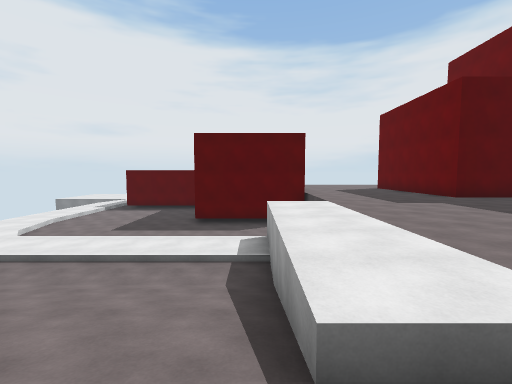
View 1 (above)

24 first-person views from a walk through a Unity game level. The camera is 1.3 m above the floor, tilts 4° down and sees 90° across. The floor is counted in squares, 2 m on a side. Each view is taken from the middle of a square. On the plan, view 1 faces up. The plan holds only what a view shows up to about 9 squares ahead; the rest is blank. The place goes on beyond the plan.

View 2
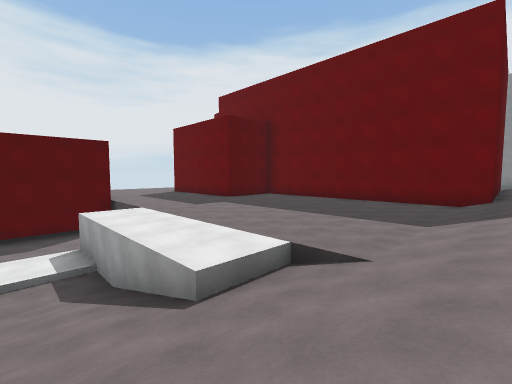

View 3
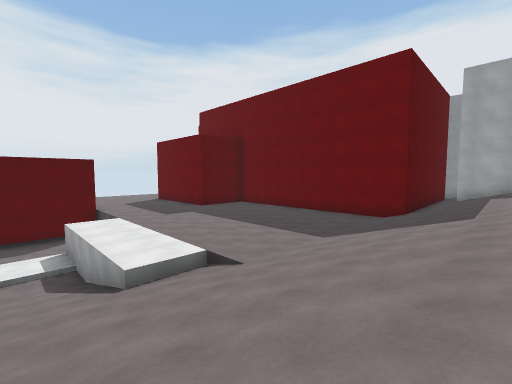

View 4
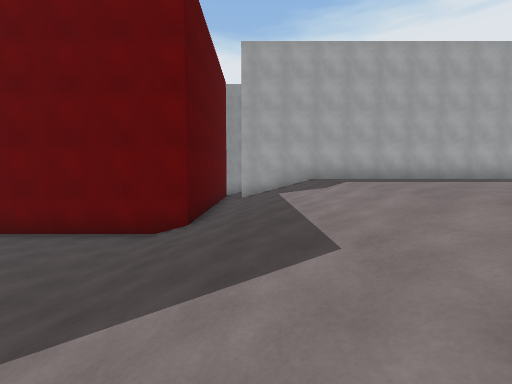

View 5
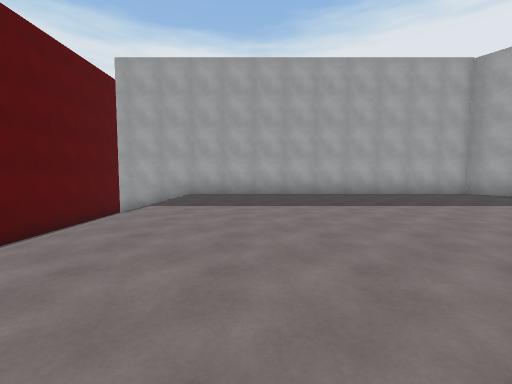

View 6
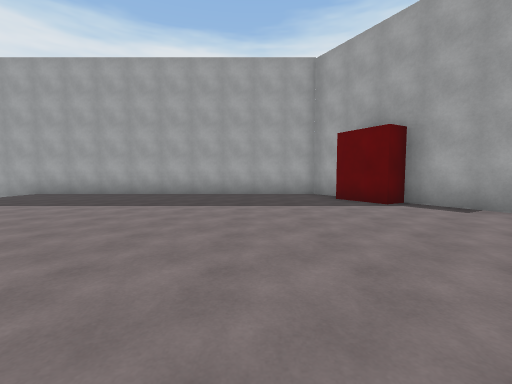

View 7
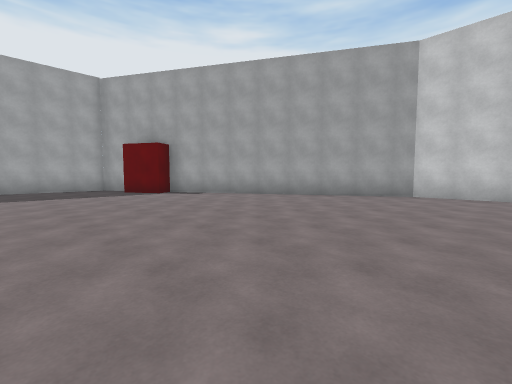

View 8
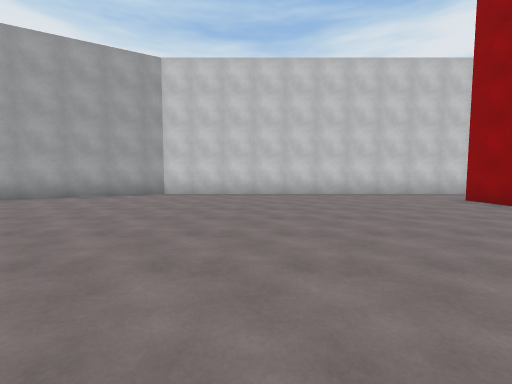

View 9
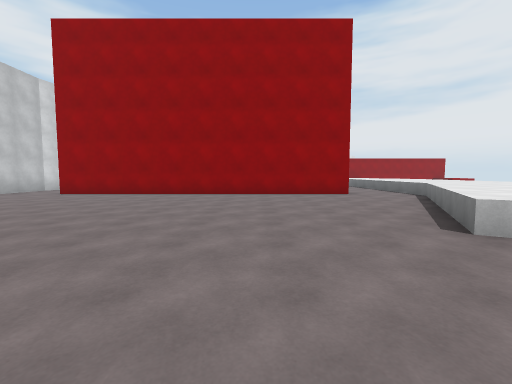

View 10
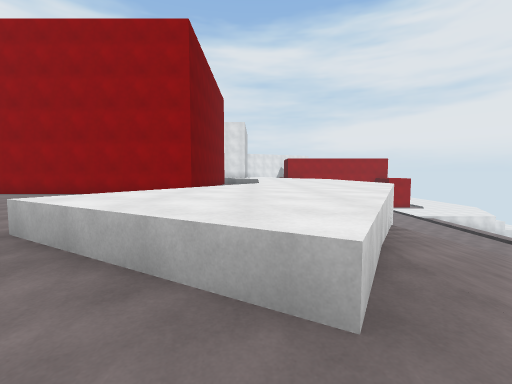

View 11
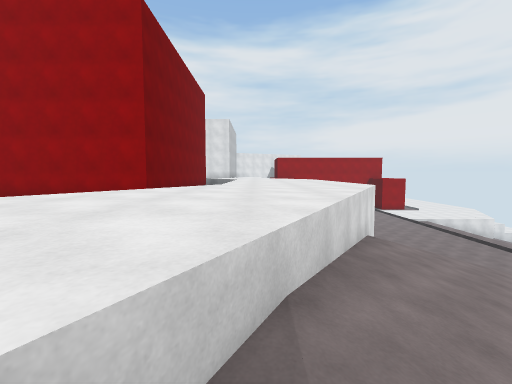

View 12
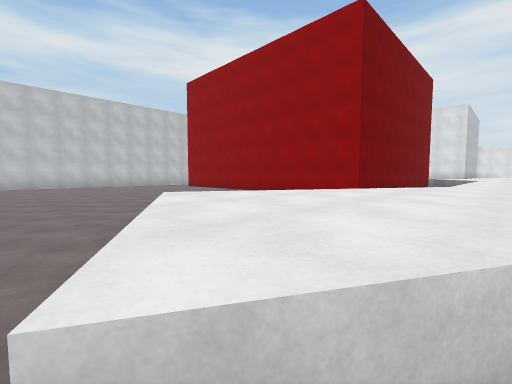

View 13
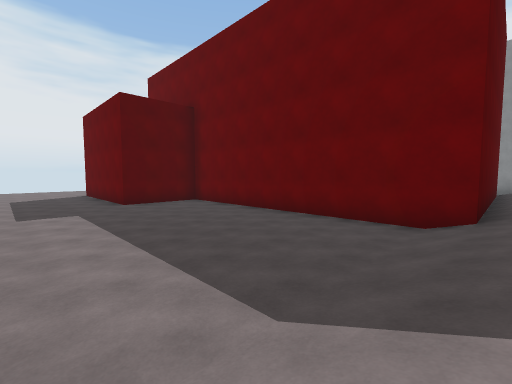

View 14
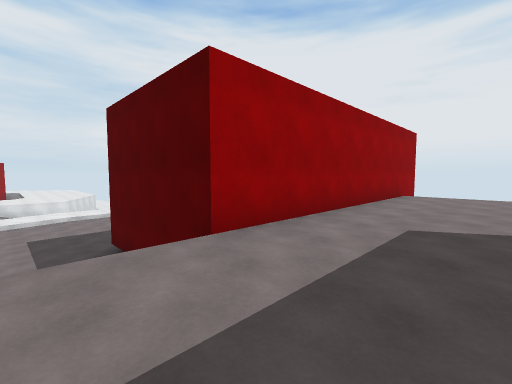

View 15
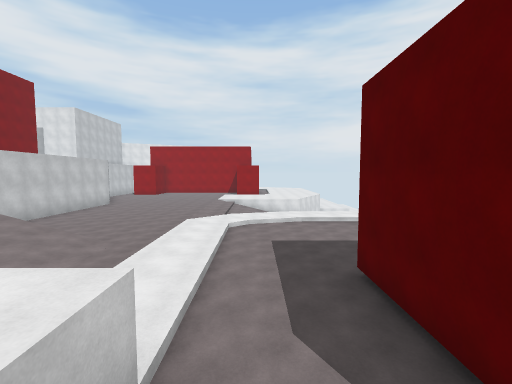

View 16
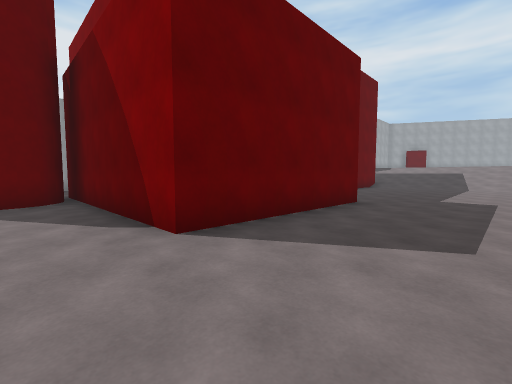

View 17
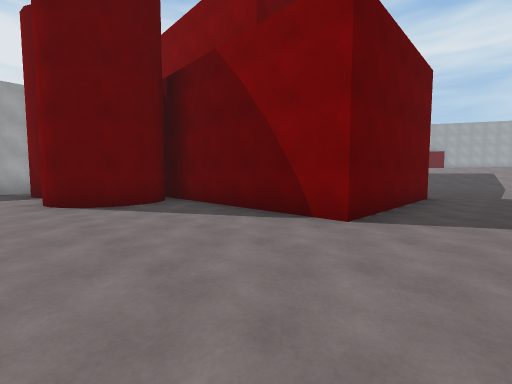

View 18
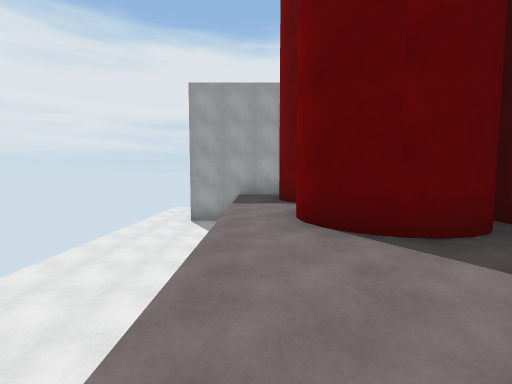

View 19
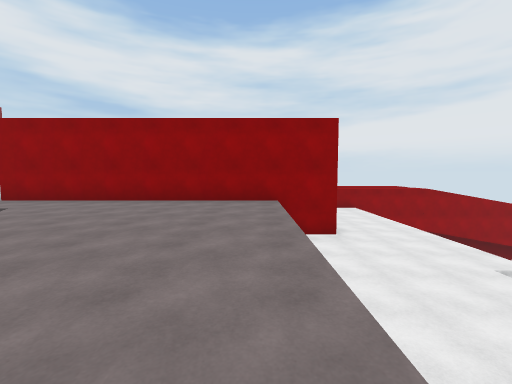

View 20
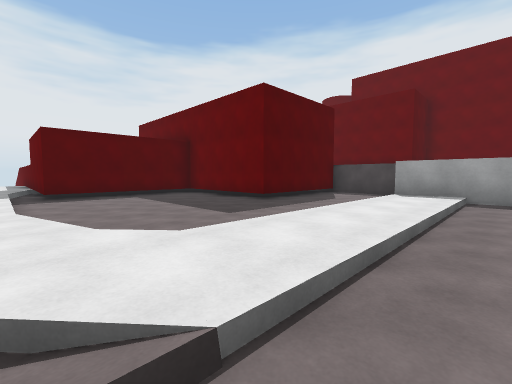

View 21
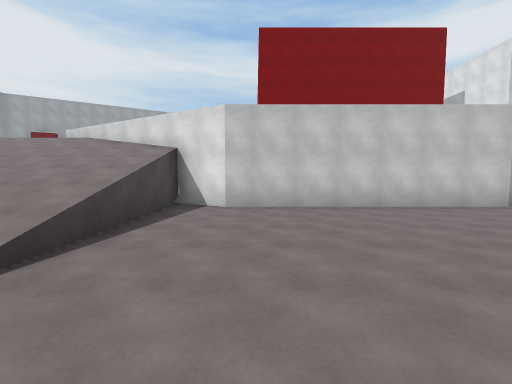

View 22
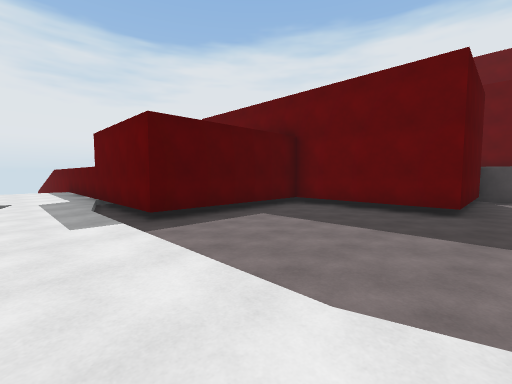

View 23
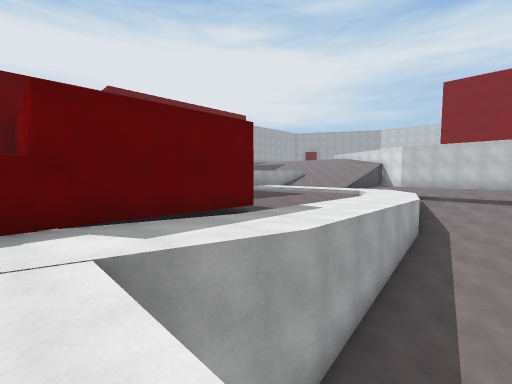

View 24
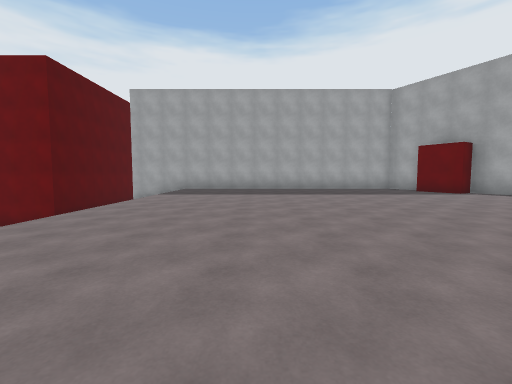

### Floor plan
Key: @ floor where view 1 was taken; # wall or solid block; . main floor; - floor 2 m lower than the main floor; _ floor 3.75 m lower than the main floor; < floor 4 m lower than the main floor; / step, stairs or slope; = window, fence, low wall or low ledge; ^ raised ledge; v drop or lower ground.
Columns run from 10 left of view 1 to 16 right of it. Each row starts with its distance up from view 1.
 16 _  _#      #vvvvvvvvvvvvv##
 15    _#      #--------------#
 14   //#      #--------##-## #
 13  /_/#####  #--------##
 12 //_/<<<<#  #---------##
 11 //_/<<<<#  #----######
 10 //_/<<<<#  #----#
  9 //_/<<<<####----#
  8 ////<<<<<<<<----#
  7 //=_<<<<<<<<----###
  6 ///_////////------#
  5 ///________-------#
  4   <<<<<<<<<-------#
  3   <<<</////-------#
  2  <<<<</////-------#
  1 <<<<<<//////------#
  0 <<<<<<////@///////#######
 -1 #####<////////////////////#
 -2    ####///////////////#
 -3    ### ^^/////////////#
 -4  ^^^^^^^^^^...........#
 -5 ^^^^^^^^^^^^..........#
 -6    ....^^^^...........#
 -7  ###....^^............#
 -8    #..................#
 -9    #..................#
-10    #..................#
-11    #..................#
-12    #..................#
-13    #................###
-14    #...............###
-15    #..............##
-16    #............###
-17    ...........###
-18    ..........##
-19   ############

Positions as (right, up) in squares from view 1, and headings:
1: (0, 0), facing up
2: (-1, -1), facing up-right
3: (-1, -3), facing up-right
4: (3, -2), facing right
5: (3, -6), facing right
6: (3, -11), facing right
7: (0, -10), facing down-right
8: (-1, -10), facing down
9: (2, -10), facing left
10: (2, -5), facing left
11: (1, -4), facing left
12: (1, -4), facing down-left
13: (3, -1), facing up-right
14: (4, 7), facing up-left
15: (2, 7), facing left
16: (3, 13), facing down-right
17: (4, 15), facing down-right
18: (7, 15), facing right
19: (8, 15), facing left
20: (-7, 4), facing up-right
21: (-6, 5), facing down
22: (-8, 8), facing up-right
23: (-10, 16), facing down-right
24: (0, -7), facing right
